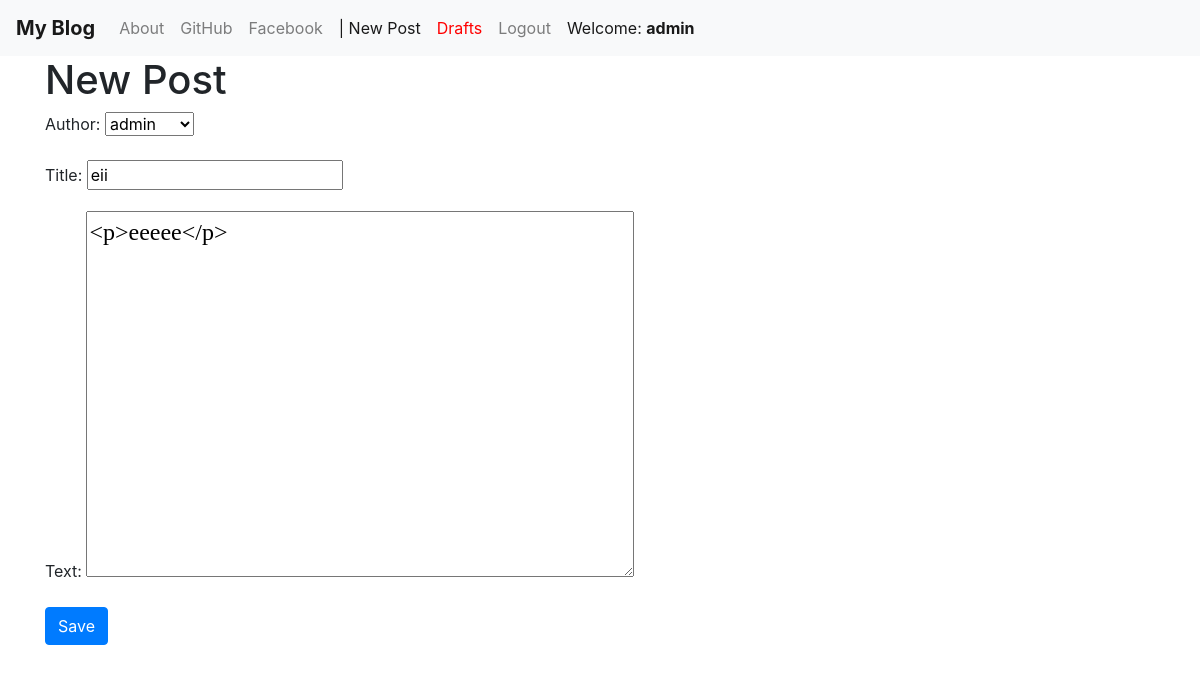
Screenshot of /post/2/edit/ (signed in) with the database file from the repository.
### blog/models.py (models this page shows, shortened)
class Post(models.Model):
	author = models.ForeignKey('auth.User', on_delete = models.CASCADE)
	title = models.CharField(max_length = 200)
	text = models.TextField()
	create_date = models.DateTimeField(default = timezone.now())
	published_date = models.DateTimeField(blank = True, null = True)

### blog/views.py (the view)
# urls.py: url(r'^post/(?P<pk>\d+)/edit/$', views.PostUpdateView.as_view(), name = 'post_edit'),
class PostUpdateView(LoginRequiredMixin, UpdateView):
	login_url = '/login/'
	redirect_field_name = 'blog/post_detail.html'
	form_class = PostForm
	model = Post

### blog/forms.py
class PostForm(ModelForm):
	class Meta():
		model = Post
		fields = ('author', 'title', 'text')
		widgets = {
		    'title': forms.TextInput(attrs={'class':'textinputclass'}),
		    'text': forms.Textarea(attrs={'class':'editable medium-editor-textarea postcontent'}),
		}

### blog/templates/blog/post_form.html (shortened to what this page needs)
{% extends 'blog/base.html' %}
{% block body_block %}
<h1>New Post</h1>
<form class="post-form" method="POST">
	{{ form.as_p }}
	<button type="submit" class="btn btn-primary">Save</button>
</form>
{% endblock %}

### blog/templates/blog/base.html (shortened to what this page needs)
<!DOCTYPE html>
{% load static %}
<html>
<head>
	<link rel="stylesheet" href="https://stackpath.bootstrapcdn.com/bootstrap/4.3.1/css/bootstrap.min.css">
	<link href="//netdna.bootstrapcdn.com/bootstrap/3.0.0/css/bootstrap-glyphicons.css" rel="stylesheet">
    <link rel="stylesheet" href="//cdn.jsdelivr.net/npm/medium-editor@latest/dist/css/medium-editor.min.css" type="text/css" media="screen" charset="utf-8">
	<link rel="stylesheet" type="text/css" href="{% static 'css/blog.css' %}">
</head>
<body>
	<nav class="navbar navbar-expand-lg navbar-light bg-light">
        <a class="navbar-brand" href="{% url 'post_list'%}"><b>My Blog</b></a>
        <div class="collapse navbar-collapse" id="navbarNavAltMarkup">
             <div class="navbar-nav">
                  <a class="nav-item nav-link" href="{% url 'about' %}">About<span class="sr-only">(current)</span></a>
                  <a class="nav-item nav-link" href="https://www.github.com/">GitHub</a>
                  <a class="nav-item nav-link" href="https://www.facebook.com/">Facebook</a>
                      {% if user.is_authenticated %}
                          	   <a class="nav-item nav-link active" href="{% url 'post_new' %}"><span glyphicon glyphicon-home>| New Post</span></a>
                          	   <a style="color: red;" class="nav-item nav-link active" href="{% url 'post_draft_list' %}">Drafts</a>
                          	   <a class="nav-item nav-link" href="{% url 'logout' %}">Logout</a>
                          	   <a class="nav-item nav-link active">Welcome: <b>{{ user.username }}</b></a>
                          {% else %}
                          <a class="nav-item nav-link" href="{% url 'login' %}"><span class="glyphicon glyphicon-user"></span></a>
                      {% endif %}
              </div>
        </div>
</nav>
	<div class="content container">
		<div class="row">
			<div class="col-md-8">
				<div class="blog_posts">
					{% block body_block %}
					{% endblock %}
				</div>
			</div>
		</div>
	</div>
</body>
</html>

### blog/static/css/blog.css (style rules this page uses)
.postcontent { font-family: 'Montserrat'; font-size: 1.5em; }

### rows the page displays
Post: author "admin", title "eii", text "<p>eeeee</p>"

### other values shown
{{ user.username }} "admin"
